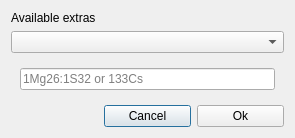
<?xml version="1.0" encoding="UTF-8"?>
<ui version="4.0">
 <class>add_dlg</class>
 <widget class="QDialog" name="add_dlg">
  <property name="windowModality">
   <enum>Qt::WindowModal</enum>
  </property>
  <property name="geometry">
   <rect>
    <x>0</x>
    <y>0</y>
    <width>295</width>
    <height>118</height>
   </rect>
  </property>
  <property name="windowTitle">
   <string>Add extra</string>
  </property>
  <property name="modal">
   <bool>true</bool>
  </property>
  <layout class="QGridLayout" name="gridLayout">
   <item row="3" column="1">
    <widget class="QPushButton" name="cancel">
     <property name="text">
      <string>Cancel</string>
     </property>
    </widget>
   </item>
   <item row="1" column="0" colspan="3">
    <widget class="QComboBox" name="comboBox"/>
   </item>
   <item row="3" column="2">
    <widget class="QPushButton" name="ok">
     <property name="text">
      <string>Ok</string>
     </property>
    </widget>
   </item>
   <item row="0" column="0" colspan="3">
    <widget class="QLabel" name="label">
     <property name="text">
      <string>Available extras</string>
     </property>
    </widget>
   </item>
   <item row="2" column="0" colspan="3">
    <widget class="QWidget" name="widget" native="true">
     <layout class="QGridLayout" name="gridLayout_2">
      <item row="0" column="0">
       <widget class="QLineEdit" name="customEdit">
        <property name="placeholderText">
         <string>1Mg26:1S32 or 133Cs</string>
        </property>
       </widget>
      </item>
     </layout>
    </widget>
   </item>
  </layout>
 </widget>
 <tabstops>
  <tabstop>comboBox</tabstop>
  <tabstop>ok</tabstop>
  <tabstop>cancel</tabstop>
 </tabstops>
 <resources/>
 <connections/>
</ui>
